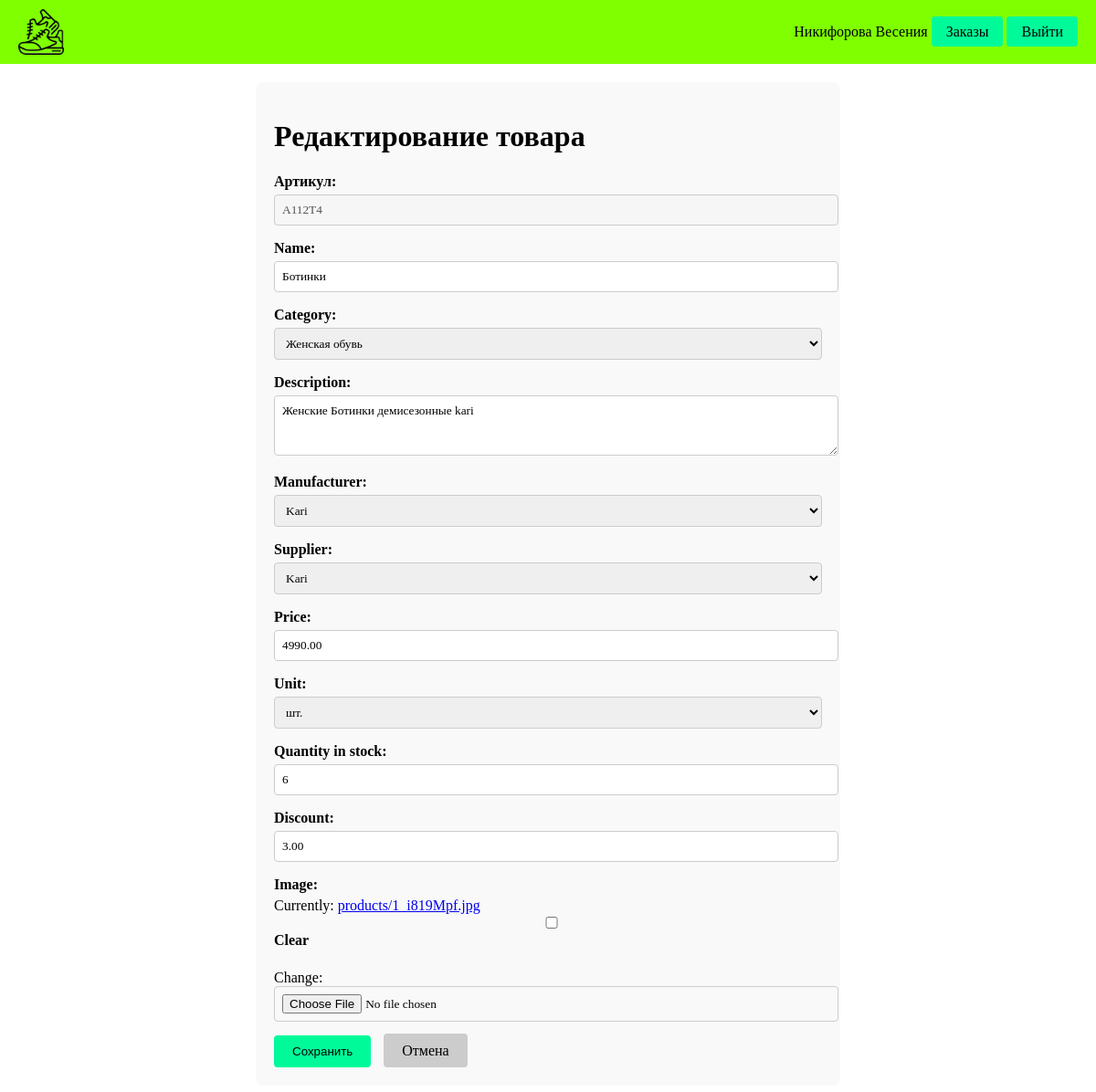
/edit/31/ (signed in), run on the app's committed database.
### main/models.py (models this page shows, shortened)
class User(AbstractUser):
    ROLE_CHOICES = (
        ('client', 'Авторизованный клиент'),
        ('manager', 'Менеджер'),
        ('admin', 'Администратор'),
    )
    role = models.CharField(max_length=20, choices=ROLE_CHOICES, default='client')

class Product(models.Model):
    name = models.CharField(max_length=200)
    category = models.ForeignKey(Category, on_delete=models.CASCADE)
    description = models.TextField(blank=True)
    manufacturer = models.ForeignKey(Manufacturer, on_delete=models.CASCADE)
    supplier = models.ForeignKey(Supplier, on_delete=models.CASCADE)
    price = models.DecimalField(max_digits=10, decimal_places=2)
    unit = models.ForeignKey(Unit, on_delete=models.CASCADE)
    quantity_in_stock = models.IntegerField(default=0)
    discount = models.DecimalField(max_digits=5, decimal_places=2, default=0)
    image = models.ImageField(upload_to='products/', blank=True, null=True)
    article = models.CharField(max_length=50, unique=True, verbose_name='Артикул')

class Category(models.Model):
    name = models.CharField(max_length=100, unique=True)
    def __str__(self):
        return self.name

class Manufacturer(models.Model):
    name = models.CharField(max_length=200, unique=True)
    def __str__(self):
        return self.name

class Supplier(models.Model):
    name = models.CharField(max_length=200, unique=True)
    def __str__(self):
        return self.name

### main/views.py (the view)
# urls.py: path('edit/<int:pk>/', views.product_edit, name='product_edit'),
@user_passes_test(is_admin)
def product_edit(request, pk):
    product = get_object_or_404(Product, pk=pk)
    if request.method == 'POST':
        form = ProductForm(request.POST, request.FILES, instance=product)
        if form.is_valid():
            if 'image' in request.FILES and product.image:
                product.image.delete(save=False)
            product = form.save()
            messages.success(request, 'Товар успешно обновлён.')
            return redirect('product_list')
    else:
        form = ProductForm(instance=product)
    return render(request, 'main/product_form.html', {'form': form, 'title': 'Редактирование товара'})

### main/forms.py
class ProductForm(forms.ModelForm):
    class Meta:
        model = Product
        fields = ['article', 'name', 'category', 'description', 'manufacturer',
                  'supplier', 'price', 'unit', 'quantity_in_stock', 'discount', 'image']
        widgets = {
            'description': forms.Textarea(attrs={'rows': 3}),
        }
    def __init__(self, *args, **kwargs):
        super().__init__(*args, **kwargs)
        self.fields['category'].queryset = Category.objects.all()
        self.fields['manufacturer'].queryset = Manufacturer.objects.all()
        self.fields['supplier'].queryset = Supplier.objects.all()
        self.fields['unit'].queryset = Unit.objects.all()
        if self.instance and self.instance.pk:
            self.fields['article'].disabled = True

### main/models.py (called while the page is built)
    def __str__(self):
        return self.name

### main/views.py (called while the page is built)
def is_admin(user):
    return user.is_authenticated and user.role == 'admin'

### main/templates/main/product_form.html (shortened to what this page needs)
{% extends 'main/base.html' %}
{% load static %}
{% block content %}
<div class="form-container">
    <h1>{{ title }}</h1>
    <form method="post" enctype="multipart/form-data">
        {{ form.as_p }}
        <button type="submit" class="btn">Сохранить</button>
        <a href="{% url 'product_list' %}" class="btn btn-cancel">Отмена</a>
    </form>
</div>
{% endblock %}

### main/templates/main/base.html (shortened to what this page needs)
<!DOCTYPE html>
<html lang="ru">
<head>
    {% load static %}
</head>
<body>
    <div class="header">
        <img src="{% static 'images/Icon.png' %}" alt="Логотип" class="logo">
        <div class="user-info">
            {% if user.is_authenticated %}
                {{ user.last_name }} {{ user.first_name }}
                {% if user.is_authenticated and user.role in 'manager admin' %}
                <a href="{% url 'order_list' %}" class="btn">Заказы</a>
            {% endif %}
                <a href="{% url 'logout' %}" class="btn">Выйти</a>
            {% else %}
                <a href="{% url 'login' %}" class="btn">Войти</a>
                <a href="{% url 'product_list' %}" class="btn">Как гость</a>
            {% endif %}
        </div>
    </div>
    <div class="content">
        {% block content %}
        {% endblock %}
    </div>
</body>
</html>

### main/templates/main/base.html (style rules this page uses)
body { font-family: 'Times New Roman', serif; background-color: #FFFFFF; margin: 0; padding: 0; }
.header { background-color: #7FFF00; padding: 10px 20px; display: flex; align-items: center; justify-content: space-between; }
.logo { height: 50px; }
.user-info { font-size: 16px; }
.content { padding: 20px; }
.btn { background-color: #00FA9A; border: none; padding: 8px 16px; cursor: pointer; text-decoration: none; color: black; border-radius: 4px; }

### main/templates/main/product_form.html (style rules this page uses)
.form-container { max-width: 600px; margin: 0 auto; padding: 20px; background-color: #f9f9f9; border-radius: 8px; }
.form-container form p { margin-bottom: 15px; }
.form-container label { display: block; margin-bottom: 5px; font-weight: bold; }
.form-container input, .form-container select, .form-container textarea { width: 100%; padding: 8px; border: 1px solid #ccc; border-radius: 4px; font-family: 'Times New Roman', serif; }
.form-container .btn { background-color: #00FA9A; border: none; padding: 10px 20px; cursor: pointer; border-radius: 4px; margin-right: 10px; }
.form-container .btn-cancel { background-color: #ccc; }

### data on the page
User: last_name "Никифорова", first_name "Весения"
Product: article "А112Т4", name "Ботинки", category "Женская обувь", description "Женские Ботинки демисезонные kari", manufacturer "Kari", supplier "Kari", price "4990.00", unit "шт.", quantity_in_stock "6", discount "3.00"

### other printed values
{{ title }} "Редактирование товара"
